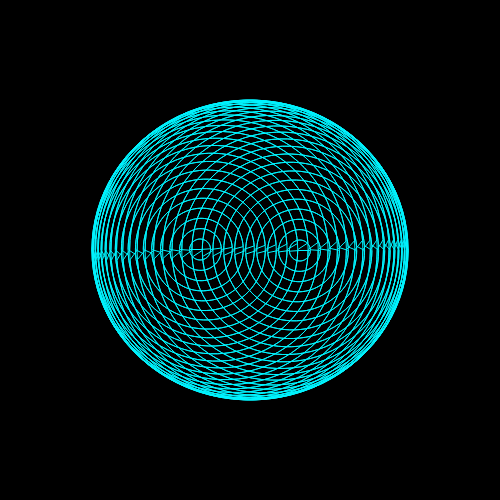
Frame 1 (no input)
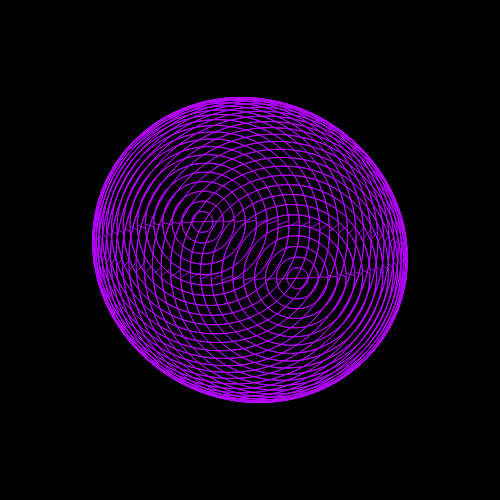
Frame 60 (no input)
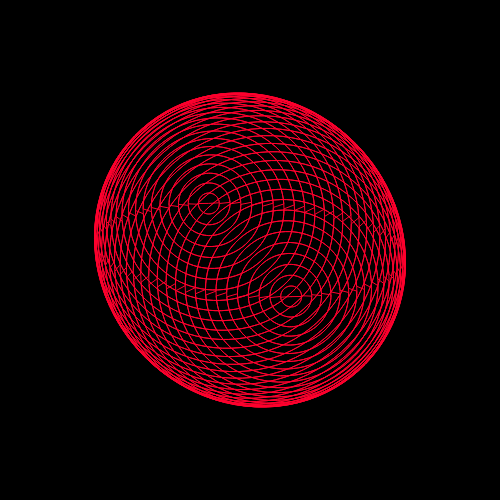
Frame 120 (the mouse pressed at the canvas centre since frame 60)

The p5.js sketch that drew these frames (run headless with seeded random() and noise() and a simulated clock; from frame 60 on, the mouse is pressed at the canvas centre):

// p5.js sketch
// ── sketch.js

function setup(){
  createCanvas(500,500);
    colorMode(HSB, 255, 255, 255);
//  ortho(-width, width, height, -height/2, 0.1, 100);
	//sliderx = createSlider(-1, 1, 0, 0.05);
	//slidery = createSlider(-1, 1, 0, 0.05);
	background(47);
}

var t = 0;
function draw(){
    t += 0.01;
		background(0);
		noFill();
		//var dirY = (mouseY / height - 0.5) *2;
		//var dirX = (mouseX / width - 0.5) *2;
    translate(width / 2, height / 2);
		//directionalLight(250, 250, 250, sliderx.value(), slidery.value(), 0.25);
		//lights();

		//ambientMaterial(250);
    var r = 150;
    var total = 90;
    beginShape();
    stroke(sin(t) * 128 + 128, 255,255);
    for (var i = 0; i < total; i++) {

      //strokeWeight(map(i, 0, total,1, 5));
      var lon = map(i, 0, total,0, TWO_PI);
      for (var j = 0; j < total; j++) {
        var lat = map(j, 0, total, 0, TWO_PI);

        var x = r * sin(lon) * cos(lat);
        var y = r * sin(lon) * sin(lat);
        var z = r * cos(lon);

        //strokeWeight(5);
        var zx = (z / 3) * cos(t/2);
        var zy = (z / 3) * sin(t);
        vertex(x + zx, y + zy);

      }

    }
  endShape(CLOSE);
}
